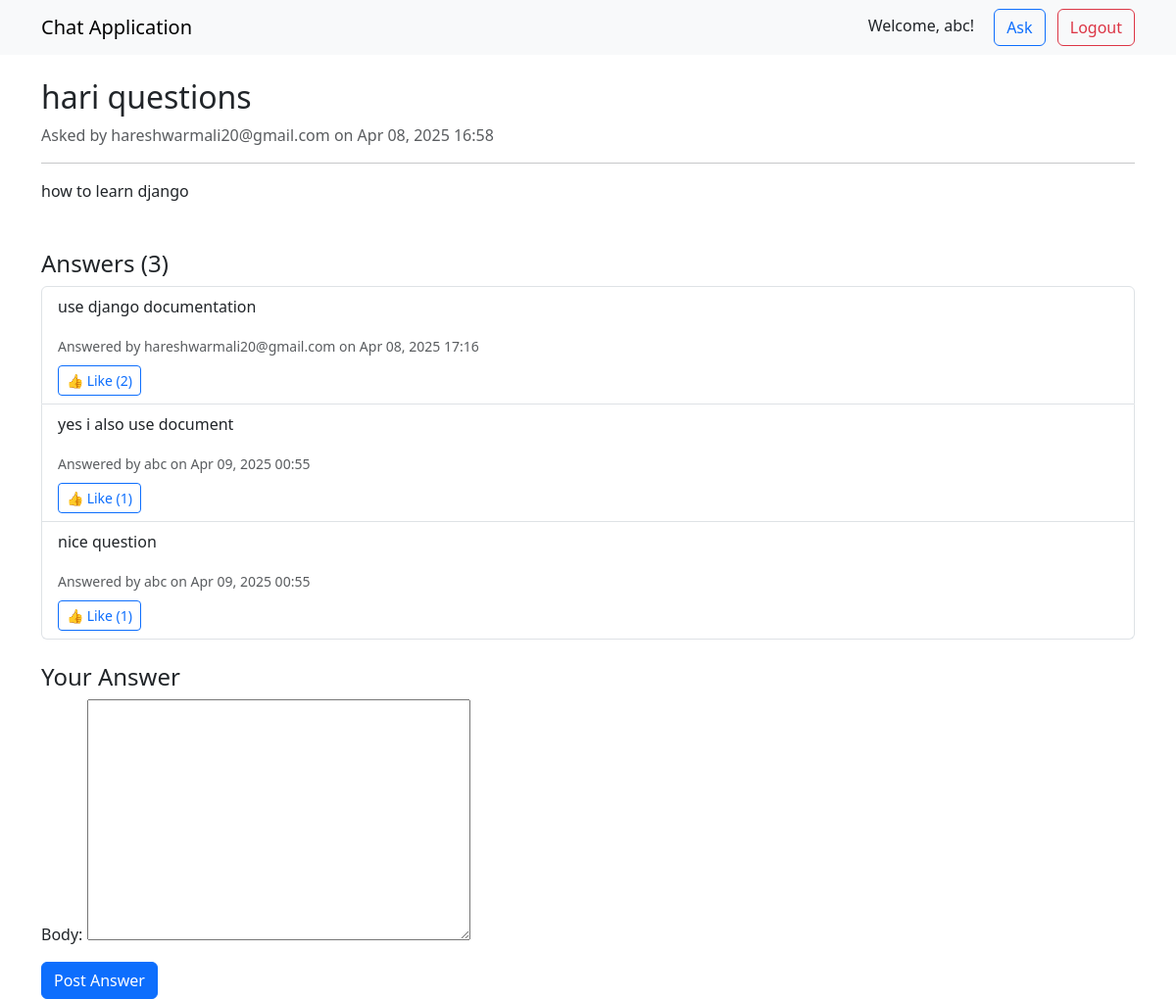
The page /question/1/ (signed in) on the database its author committed.
### chat/models.py (models this page shows, shortened)
class Question(models.Model):
    user = models.ForeignKey(User, on_delete=models.CASCADE)
    title = models.CharField(max_length=255)
    body = models.TextField()
    created_at = models.DateTimeField(auto_now_add=True)

class Answer(models.Model):
    question = models.ForeignKey(Question, on_delete=models.CASCADE, related_name='answers')
    user = models.ForeignKey(User, on_delete=models.CASCADE)
    body = models.TextField()
    created_at = models.DateTimeField(auto_now_add=True)
    likes = models.ManyToManyField(User, related_name='liked_answers', blank=True)

### chat/views.py (the view)
# urls.py: path('question/<int:id>/', views.question_detail, name='question_detail'),
@login_required
def question_detail(request, id):
    question = get_object_or_404(Question, id=id)
    answers = question.answers.all()
    if request.method == 'POST':
        form = AnswerForm(request.POST)
        if form.is_valid():
            answer = form.save(commit=False)
            answer.user = request.user
            answer.question = question
            answer.save()
            return redirect('question_detail', id=id)
    else:
        form = AnswerForm()
    return render(request, 'question_detail.html', {
        'question': question,
        'answers': answers,
        'form': form
    })

### chat/forms.py
class AnswerForm(forms.ModelForm):
    class Meta:
        model = Answer
        fields = ['body']

### chat/templates/question_detail.html (shortened to what this page needs)
{% extends 'base.html' %}
{% block content %}
<h2>{{ question.title }}</h2>
<p class="text-muted">Asked by {{ question.user.username }} on {{ question.created_at|date:"M d, Y H:i" }}</p>
<hr>
<p>{{ question.body }}</p>
<h4 class="mt-5">Answers ({{ answers.count }})</h4>
<ul class="list-group mb-4">
    {% for answer in answers %}
    <li class="list-group-item">
        <p>{{ answer.body }}</p>
        <small class="text-muted">Answered by {{ answer.user.username }} on {{ answer.created_at|date:"M d, Y H:i" }}</small>
        <div class="mt-2">
            <a href="{% url 'like_answer' answer.id %}" class="btn btn-sm btn-outline-primary">
                👍 Like ({{ answer.likes.count }})
            </a>
        </div>
    </li>
    {% empty %}
    <li class="list-group-item">No answers yet.</li>
    {% endfor %}
</ul>
<h4>Your Answer</h4>
<form method="post">
    {{ form.as_p }}
    <button type="submit" class="btn btn-primary">Post Answer</button>
</form>
{% endblock %}

### chat/templates/base.html (shortened to what this page needs)
<!DOCTYPE html>
<html lang="en">
<head>
    <link href="https://cdn.jsdelivr.net/npm/bootstrap@5.3.0/dist/css/bootstrap.min.css" rel="stylesheet">
</head>
<body>
<nav class="navbar navbar-expand-lg navbar-light bg-light">
    <div class="container">
        <a class="navbar-brand" href="{% url 'home' %}">Chat Application</a>
        <div>
            {% if user.is_authenticated %}
                <span class="me-3">Welcome, {{ user.username }}!</span>
                <a class="btn btn-outline-primary me-2" href="{% url 'post_question' %}">Ask</a>
                <a class="btn btn-outline-danger" href="{% url 'logout' %}">Logout</a>
            {% else %}
                <a class="btn btn-outline-primary me-2" href="{% url 'login' %}">Login</a>
                <a class="btn btn-outline-success" href="{% url 'register' %}">Register</a>
            {% endif %}
        </div>
    </div>
</nav>
<div class="container mt-4">
    {% block content %}{% endblock %}
</div>
</body>
</html>

### rows shown on the page
Question: title "hari questions", user.username "hareshwarmali20@gmail.com", created_at "Apr 08, 2025 16:58", body "how to learn django", count "3"
Answer: body "use django documentation", user.username "hareshwarmali20@gmail.com", created_at "Apr 08, 2025 17:16", likes.count "2"
Answer: body "yes i also use document", user.username "abc", created_at "Apr 09, 2025 00:55", likes.count "1"
Answer: body "nice question", user.username "abc", created_at "Apr 09, 2025 00:55", likes.count "1"

### other values the page prints
{{ user.username }} "abc"
